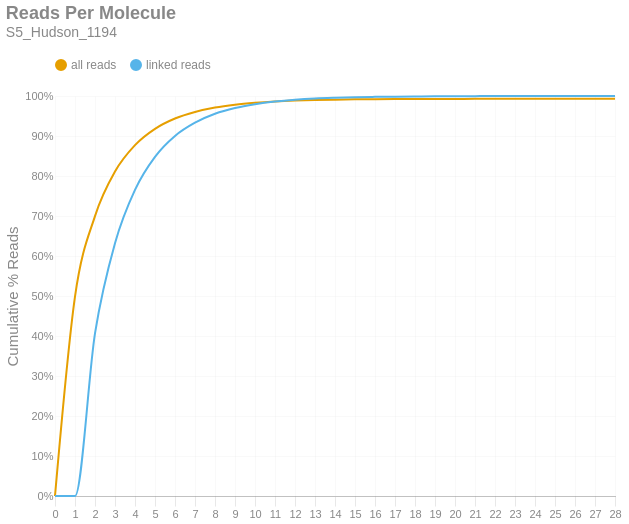

Write notebook code for a chart like this one.
### Markdown cell above
### Reads per Molecule
This chart shows the cumulative distribution of the number of reads per linked molecule. That is, how many alignments are associated with a unique molecule. This excludes the number of reads associated with invalid or absent linked-read barcodes. The `linked` histogram is the percentages recalculated when disregarding singletons.

### Code cell
if SKIPLR:
    print_html(f"Skipped")
else:
    counts = np.bincount(valids['reads'].cast(pl.Int64).to_numpy())
    weighted = counts * np.arange(len(counts))
    all_perc = weighted / n_reads
    linked_perc = weighted / n_linked_reads
    linked_perc[1] = 0
    binned_df = pl.DataFrame({
        'readsper': list(range(len(counts))),
        'all reads (cumsum)': np.cumsum(all_perc).tolist(),
        'linked reads (cumsum)': np.cumsum(linked_perc).tolist(),
    })

    with SafeRender(binned_df):
        (
            density_plot(binned_df, 'Reads Per Molecule', samplename, 'readspmol')
            .encode(
                x=alt.X('readsper:O', title=None).axis(labelAngle=0).scale(padding=0),
                y=alt.Y('value:Q', title='Cumulative % Reads').axis(format='%').stack(False),
                color=alt.Color("key:N").scale(domain=["all reads", "linked reads"]),
                tooltip=[
                    alt.Tooltip("key:N", title="Data Type"),
                    alt.Tooltip("readsper:O", title="Reads Per Molecule"),
                    alt.Tooltip("value:Q", format=".2%", title="% Reads (Cum.)")
                ]            
            )
        ).display()

### Figure 1 — Vega-Lite specification as saved in the notebook (floating-point values rounded to 4 significant figures)
{"width": "container", "height": 400, "config": {"title": {"anchor": "start", "dy": -15, "fontSize": 18, "color": "#888888", "subtitleColor": "#888888", "subtitleFontSize": 14}, "arc": {"fill": "#0072B2"}, "axis": {"domainColor": "#888888", "domainWidth": 0.5, "gridWidth": 0.2, "grid": false, "titleFontWeight": 400, "titleFontSize": 15, "labelFontSize": 11, "labelColor": "#888888", "tickColor": "#888888", "tickWidth": 0.2, "titleColor": "#888888"}, "axisBand": {"grid": false}, "axisX": {"grid": true, "tickSize": 10, "domainCap": "round"}, "axisY": {"domain": false, "grid": true, "tickSize": 0, "domainCap": "round"}, "background": "transparent", "header": {"labelFontSize": 15, "labelColor": "#888888", "titleFontSize": 15, "titleFontWeight": 600, "titleColor": "#888888"}, "legend": {"labelFont": "sans-serif", "labelFontSize": 12, "labelColor": "#888888", "symbolSize": 100, "symbolType": "circle", "titleFontSize": 12, "titlePadding": 10, "titleColor": "#888888", "title": null, "orient": "top"}, "range": {"category": ["#E69F00", "#56B4E9", "#009E73", "#F0E442", "#0072B2", "#D55E00", "#CC79A7", "#000000"], "diverging": ["#cfe8f3", "#a2d4ec", "#73bfe2", "#46abdb", "#1696d2", "#12719e"]}, "area": {"fill": "#0072B2", "fillOpacity": 0.7, "line": true, "strokeOpacity": 0.7}, "line": {"color": "#0072B2", "stroke": "#0072B2", "strokeWidth": 2}, "trail": {"color": "#0072B2", "stroke": "#0072B2", "strokeWidth": 0, "size": 1}, "point": {"filled": true, "fillOpacity": 1.0, "size": 95}, "text": {"color": "#888888", "fontSize": 11, "align": "right", "fontWeight": 400, "size": 11}, "bar": {"fill": "#0072B2", "stroke": null}, "view": {"stroke": null, "continuousWidth": 660, "continuousHeight": 400}}, "data": {"name": "data-b529ea3a3f8aec130cf8658bd46e2b25"}, "mark": {"type": "line", "interpolate": "monotone", "point": {"opacity": 0, "size": 275}}, "encoding": {"color": {"field": "key", "scale": {"domain": ["all reads", "linked reads"]}, "type": "nominal"}, "tooltip": [{"field": "key", "title": "Data Type", "type": "nominal"}, {"field": "readsper", "title": "Reads Per Molecule", "type": "ordinal"}, {"field": "value", "format": ".2%", "title": "% Reads (Cum.)", "type": "quantitative"}], "x": {"axis": {"labelAngle": 0}, "field": "readsper", "scale": {"padding": 0}, "title": null, "type": "ordinal"}, "y": {"axis": {"format": "%"}, "field": "value", "stack": false, "title": "Cumulative % Reads", "type": "quantitative"}}, "params": [{"name": "param_c36ac31b6afebe62", "select": {"type": "point", "fields": ["key"]}, "bind": "legend"}], "title": {"text": "Reads Per Molecule", "subtitle": "S5_Hudson_1194"}, "transform": [{"fold": ["all reads (cumsum)", "linked reads (cumsum)"]}, {"calculate": "replace(datum.key, ' (cumsum)', '')", "as": "key"}, {"filter": {"param": "param_c36ac31b6afebe62"}}], "usermeta": {"embedOptions": {"downloadFileName": "S5_Hudson_1194.readspmol"}}, "$schema": "https://vega.github.io/schema/vega-lite/v6.1.0.json", "datasets": {"data-b529ea3a3f8aec130cf8658bd46e2b25": [{"readsper": 0, "all reads (cumsum)": 0.0, "linked reads (cumsum)": 0.0}, {"readsper": 1, "all reads (cumsum)": 0.4987, "linked reads (cumsum)": 0.0}, {"readsper": 2, "all reads (cumsum)": 0.6997, "linked reads (cumsum)": 0.4066}, {"readsper": 3, "all reads (cumsum)": 0.8111, "linked reads (cumsum)": 0.6321}, {"readsper": 4, "all reads (cumsum)": 0.8771, "linked reads (cumsum)": 0.7655}, {"readsper": 5, "all reads (cumsum)": 0.9179, "linked reads (cumsum)": 0.848}, {"readsper": 6, "all reads (cumsum)": 0.9437, "linked reads (cumsum)": 0.9002}, {"readsper": 7, "all reads (cumsum)": 0.9601, "linked reads (cumsum)": 0.9334}, {"readsper": 8, "all reads (cumsum)": 0.9711, "linked reads (cumsum)": 0.9556}, {"readsper": 9, "all reads (cumsum)": 0.9782, "linked reads (cumsum)": 0.97}, {"readsper": 10, "all reads (cumsum)": 0.9829, "linked reads (cumsum)": 0.9795}, {"readsper": 11, "all reads (cumsum)": 0.9862, "linked reads (cumsum)": 0.9862}, {"readsper": 12, "all reads (cumsum)": 0.9885, "linked reads (cumsum)": 0.9908}, {"readsper": 13, "all reads (cumsum)": 0.99, "linked reads (cumsum)": 0.9939}, {"readsper": 14, "all reads (cumsum)": 0.9909, "linked reads (cumsum)": 0.9957}, {"readsper": 15, "all reads (cumsum)": 0.9916, "linked reads (cumsum)": 0.9971}, {"readsper": 16, "all reads (cumsum)": 0.9919, "linked reads (cumsum)": 0.9979}, {"readsper": 17, "all reads (cumsum)": 0.9922, "linked reads (cumsum)": 0.9984}, {"readsper": 18, "all reads (cumsum)": 0.9924, "linked reads (cumsum)": 0.9988}, {"readsper": 19, "all reads (cumsum)": 0.9926, "linked reads (cumsum)": 0.9993}, {"readsper": 20, "all reads (cumsum)": 0.9928, "linked reads (cumsum)": 0.9995}, {"readsper": 21, "all reads (cumsum)": 0.9928, "linked reads (cumsum)": 0.9997}, {"readsper": 22, "all reads (cumsum)": 0.9929, "linked reads (cumsum)": 0.9998}, {"readsper": 23, "all reads (cumsum)": 0.9929, "linked reads (cumsum)": 0.9999}, {"readsper": 24, "all reads (cumsum)": 0.9929, "linked reads (cumsum)": 0.9999}, {"readsper": 25, "all reads (cumsum)": 0.993, "linked reads (cumsum)": 0.9999}, {"readsper": 26, "all reads (cumsum)": 0.993, "linked reads (cumsum)": 1.0}, {"readsper": 27, "all reads (cumsum)": 0.993, "linked reads (cumsum)": 1.0}, {"readsper": 28, "all reads (cumsum)": 0.993, "linked reads (cumsum)": 1.0}]}}
